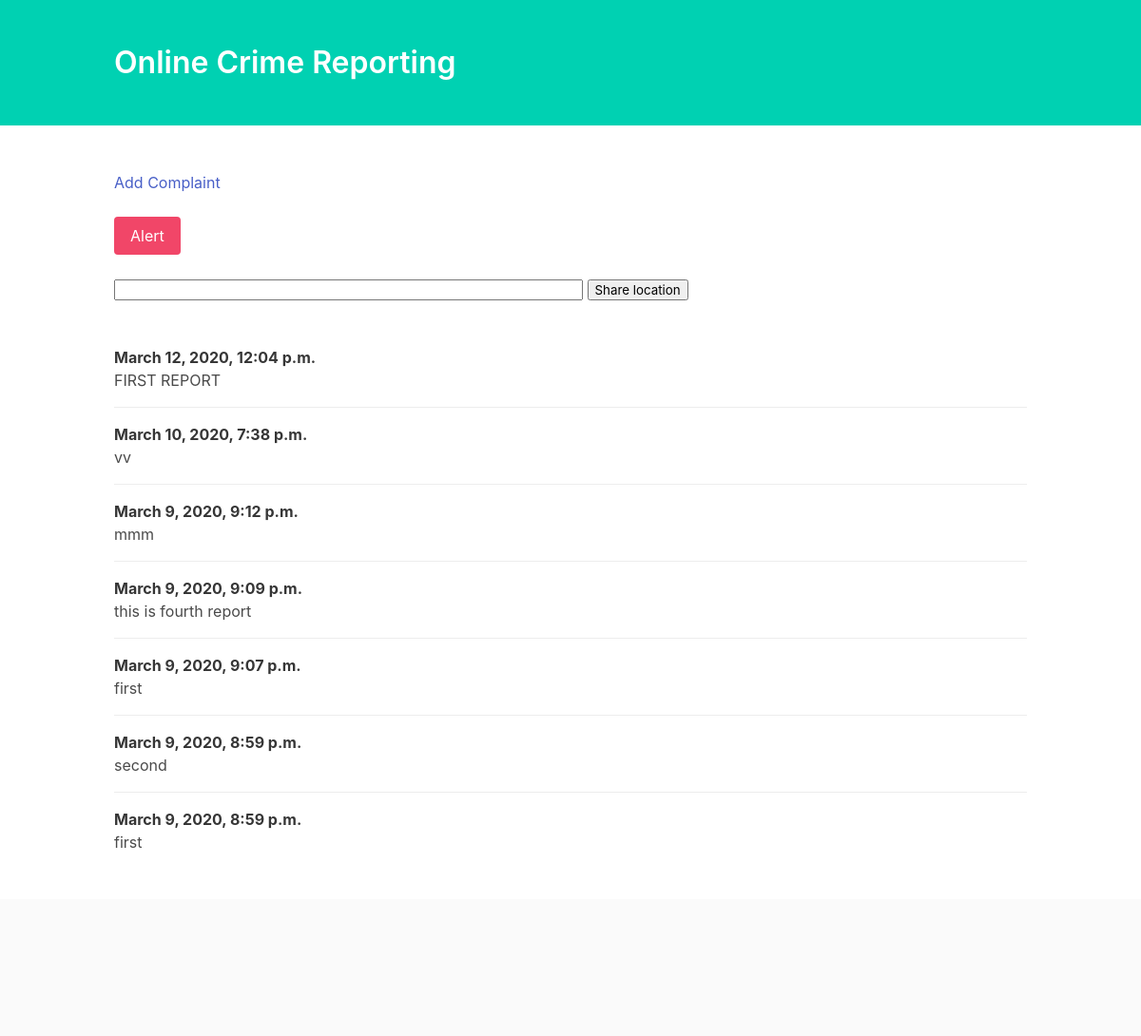
The page / on the database its author committed.
### day_to_diary/models.py (models this page shows)
class Inputab(models.Model):
    date_posted=models.DateTimeField(auto_now_add=True)
    first=models.TextField()
    last=models.TextField()
    report=models.TextField()
    phone=models.IntegerField()
    email=models.TextField()
    address=models.TextField()
    address2=models.TextField()
    state=models.TextField()
    state_zip=models.IntegerField()
    date_posted=models.DateTimeField(auto_now_add=True)

### day_to_diary/views.py (the view)
# urls.py: path('',views.index,name="home"),
def index(request):
    if request.method=='POST':
        location=request.POST.get('location','')
        pos=current_position(location=location)
        pos.save()
    inputs=Inputab.objects.all().order_by('-date_posted')
    feed={'inputs':inputs}
    return render(request,'day_to_diary/index.html',feed)

### day_to_diary/templates/day_to_diary/index.html (shortened to what this page needs)
<!DOCTYPE html>
<html lang="en">
<head>
    <link rel="stylesheet" href="https://cdnjs.cloudflare.com/ajax/libs/bulma/0.6.2/css/bulma.min.css" />
</head>
<body>
    <section class="hero is-primary">
        <div class="hero-body">
            <div class="container">
                <h1 class="title">
                    Online Crime Reporting
                </h1>
            </div>
        </div>
    </section>
    <section class="section">
        <div class="container">
            <article class="media">
                <div class="media-content">
                    <div class="content">
                        <a href="{% url 'add' %}">Add Complaint</a>
                    </div>
                </div>
            </article>
            <br>
            <button class="button is-danger" onclick="getLocation()">Alert</button>
            <br>
            <br>
            <form method="POST" action={% url 'home' %}>
                <input type="text" id="location" value="" name="location" size="50" required="">
                <button type="submit" onClick="Warn();">Share location</button>
              <br>
              <br>
            {% for a in inputs %}
                <article class="media">
                    <div class="media-content">
                        <div class="content">
                            <p>
                                <strong>{{ a.date_posted }}</strong>
                                <br>
                                {{ a.report }}
                            </p>
                        </div>
                    </div>
                </article>
            {% endfor %}
        </div>
    </section>
    <footer class="footer">
    </footer>
</body>
</html>

### rows shown on the page
Inputab: date_posted "March 12, 2020, 12:04 p.m.", report "FIRST REPORT"
Inputab: date_posted "March 10, 2020, 7:38 p.m.", report "vv"
Inputab: date_posted "March 9, 2020, 9:12 p.m.", report "mmm"
Inputab: date_posted "March 9, 2020, 9:09 p.m.", report "this is fourth report"
Inputab: date_posted "March 9, 2020, 9:07 p.m.", report "first"
Inputab: date_posted "March 9, 2020, 8:59 p.m.", report "second"
Inputab: date_posted "March 9, 2020, 8:59 p.m.", report "first"
